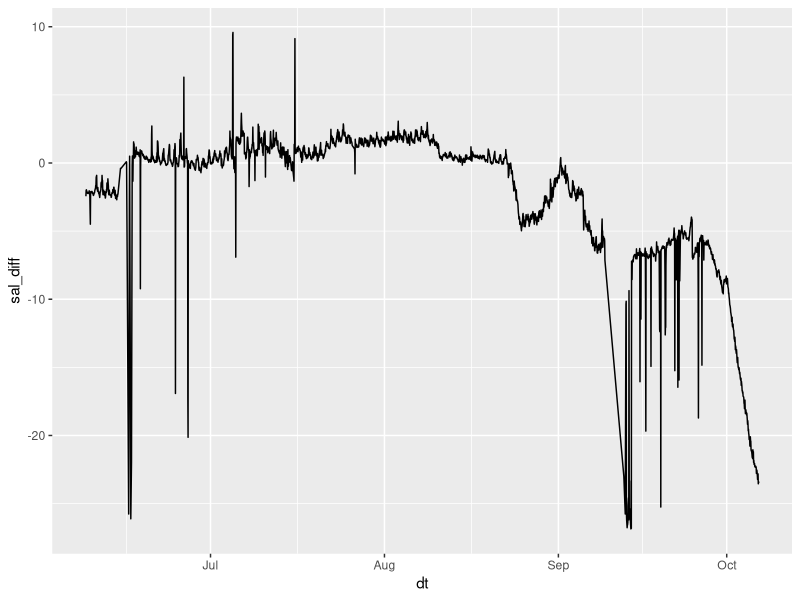
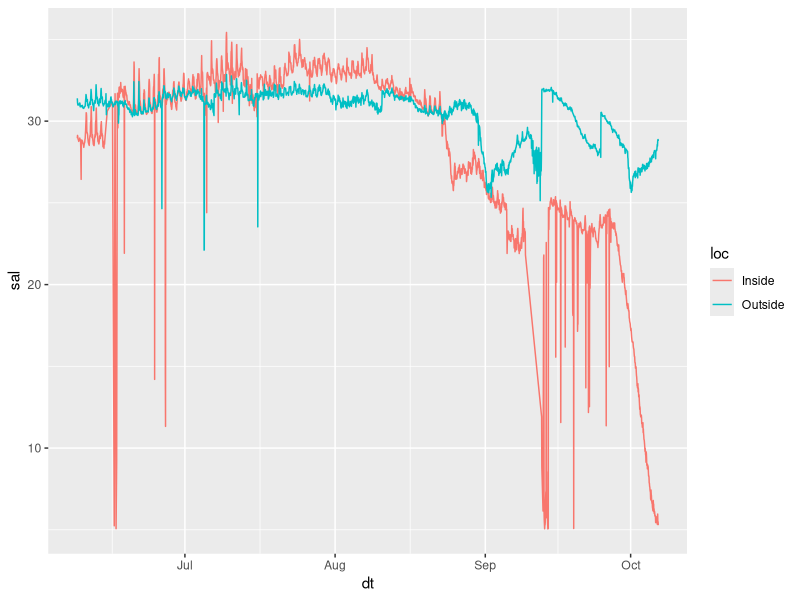
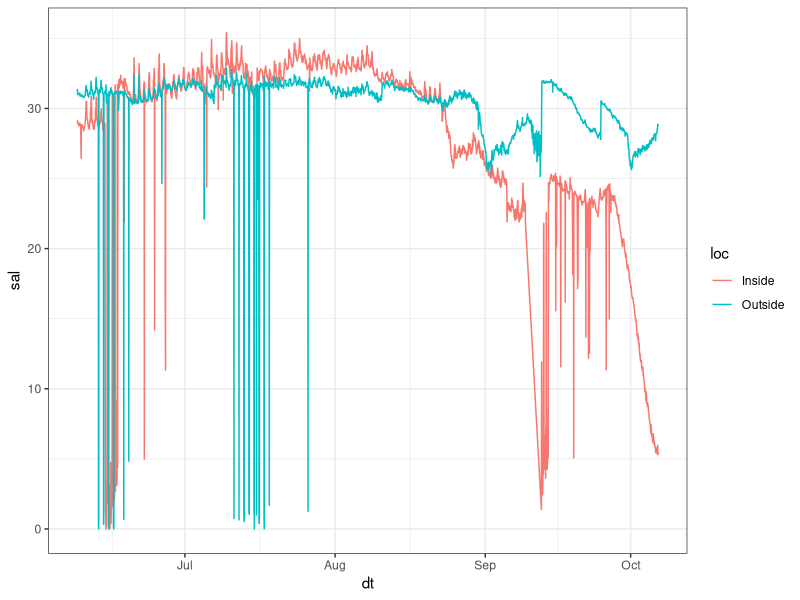

Here is the R script that generated these plots, in order: (Note: this script raises an error after producing the figures.)
#Updated analysis of data from Bremen oyster experiment
#Last modified: May 8, 2024
#Ruby Krasnow

library(tidyverse)


# Temp and Salinity -------------------------------------------------------

hobo <- read.csv("hobo.csv") %>% 
  mutate(dt=mdy_hms(Date.time), temp=Temp, sal=High.sal,loc=Location,.keep="unused")

noAir <- hobo %>% filter(sal>5)

#Find hours when both sensors logged with no issues
Inside<- noAir %>% filter(loc=="Inside") %>% rename(sal_in = sal, temp_in=temp)
Outside<-noAir %>% filter(loc=="Outside")%>% rename(sal_out = sal, temp_out=temp)

common <- inner_join(Inside, Outside, by="dt") %>% 
  select(-c("loc.x", "loc.y")) %>% 
  mutate(sal_diff = sal_in - sal_out, temp_diff=temp_in-temp_out)

ggplot(common, aes(x=dt, y=sal_diff))+geom_line()
ggplot(noAir, aes(x=dt, y=sal, color=loc))+geom_line()
ggplot(hobo, aes(x=dt, y=sal, color=loc))+geom_line()+theme_bw()
ggboxplot(hobo, x = "loc", y = "sal", ylab = "Salinity", xlab = "Locations", add = "jitter")

ggplot(common, aes(x=dt, y=temp_diff))+geom_line()
ggplot(noAir, aes(x=dt, y=temp, color=loc))+geom_line()+theme_bw()
ggplot(hobo, aes(x=dt, y=temp, color=loc))+geom_line()+theme_bw()
ggboxplot(hobo, x = "loc", y = "temp", ylab = "Temp", xlab = "Locations", add = "jitter")

common_roll <- common %>%
  mutate(across(where(is.double), \(x) rollmean(x, k = 24, fill = NA))) %>% na.omit()

noAir_roll <- noAir %>% group_by(loc) %>% 
  mutate(across(where(is.double), \(x) rollmean(x, k = 24, fill = NA))) %>% na.omit()

ggplot(common_roll, aes(x=dt, y=sal_diff))+geom_line()
ggplot(noAir_roll, aes(x=dt, y=sal, color=loc))+geom_line()

ggplot(common_roll, aes(x=dt, y=temp_diff))+geom_line()
ggplot(noAir_roll, aes(x=dt, y=temp, color=loc))+geom_line()+theme_bw()+
  scale_color_manual(values=pnw_palette(name="Sailboat",n=4,type="discrete")[c(2,4)])+
  labs(x=NULL,y="Temperature (°C)", color="Location")



# Turbidity -------------------------------------------------------

t <- read.csv("turbidity.csv") %>% 
  mutate(date=mdy(Date), loc=as.factor(Location),turbidity=Turbidity,.keep="unused")

t <- t %>% group_by(date, loc) %>% summarise(mean=mean(turbidity), sd=sd(turbidity))

ggplot(data=t)+
  geom_errorbar(aes(x=date, ymin=mean-sd, ymax=mean+sd, color=loc), width=4)+
  geom_line(aes(x=date, y=mean, color=loc))+
  geom_point(aes(x=date, y=mean, color=loc))+
  labs(x=NULL, y="Turbidity", color="Location")+
  theme_classic()+
  scale_color_manual(values=pnw_palette(name="Sailboat",n=4,type="discrete")[c(2,4)])

# Chl A -------------------------------------------------------

chlA <- read.csv("chlA.csv") %>% 
    mutate(date = mdy(Trial_Date), loc=as.factor(Location)) %>%
    select(loc, Acetone_vol, Tube_Num, Vol_Filtered, Fo, Fa, Fo.Fa, date)

ChlFs <- 0.000482
FoFa_max <- 1.7718

chl <- chlA %>%
  mutate(chl = ChlFs * (FoFa_max/(FoFa_max-1)) * (Fo-Fa)* ((Acetone_vol)/Vol_Filtered))

chl <- chl %>% 
  group_by(date, loc) %>%
  summarise(mean = mean(chl),sd = sd(chl))

ggplot(data=chl)+
  geom_errorbar(aes(x=date, ymin=mean-sd, ymax=mean+sd, color=loc), width=2)+
  geom_line(aes(x=date, y=mean, color=loc))+
  geom_point(aes(x=date, y=mean, color=loc))+
  labs(x=NULL, y="Chl A", color="Location")+
  theme_classic()+
  scale_color_manual(values=pnw_palette(name="Sailboat",n=4,type="discrete")[c(2,4)])

# SPM -------------------------------------------------------